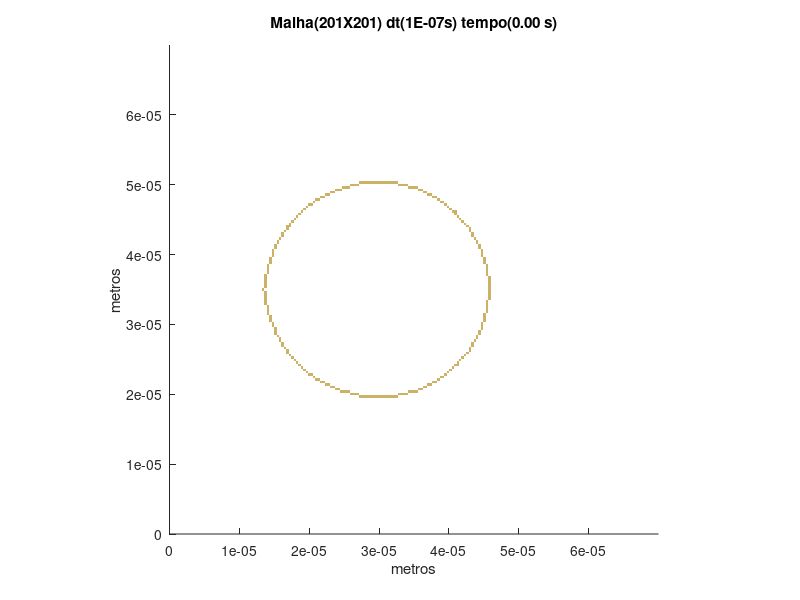

The MATLAB script that drew this image:
set (gca,'PlotBoxAspectRatio',[1 1 1],'Xlim',[0,7E-05],'Ylim',[0,7E-05])
hold on
title('Malha(201X201) dt(1E-07s) tempo(0.00 s)')
hold on
ylabel('metros')
hold on
xlabel('metros')
hold on

fill([2.71641791044776E-05 2.71641791044776E-05 2.75124378109453E-05 2.75124378109453E-05],[1.95024875621891E-05 1.98507462686567E-05 1.98507462686567E-05 1.95024875621891E-05],[0.8,0.7,0.4],'LineStyle','none')

fill([2.75124378109453E-05 2.75124378109453E-05 2.78606965174129E-05 2.78606965174129E-05],[1.95024875621891E-05 1.98507462686567E-05 1.98507462686567E-05 1.95024875621891E-05],[0.8,0.7,0.4],'LineStyle','none')

fill([2.78606965174129E-05 2.78606965174129E-05 2.82089552238806E-05 2.82089552238806E-05],[1.95024875621891E-05 1.98507462686567E-05 1.98507462686567E-05 1.95024875621891E-05],[0.8,0.7,0.4],'LineStyle','none')

fill([2.82089552238806E-05 2.82089552238806E-05 2.85572139303483E-05 2.85572139303483E-05],[1.95024875621891E-05 1.98507462686567E-05 1.98507462686567E-05 1.95024875621891E-05],[0.8,0.7,0.4],'LineStyle','none')

fill([2.85572139303483E-05 2.85572139303483E-05 2.89054726368159E-05 2.89054726368159E-05],[1.95024875621891E-05 1.98507462686567E-05 1.98507462686567E-05 1.95024875621891E-05],[0.8,0.7,0.4],'LineStyle','none')

fill([2.89054726368159E-05 2.89054726368159E-05 2.92537313432836E-05 2.92537313432836E-05],[1.95024875621891E-05 1.98507462686567E-05 1.98507462686567E-05 1.95024875621891E-05],[0.8,0.7,0.4],'LineStyle','none')

fill([2.92537313432836E-05 2.92537313432836E-05 2.96019900497512E-05 2.96019900497512E-05],[1.95024875621891E-05 1.98507462686567E-05 1.98507462686567E-05 1.95024875621891E-05],[0.8,0.7,0.4],'LineStyle','none')

fill([2.96019900497512E-05 2.96019900497512E-05 2.99502487562189E-05 2.99502487562189E-05],[1.95024875621891E-05 1.98507462686567E-05 1.98507462686567E-05 1.95024875621891E-05],[0.8,0.7,0.4],'LineStyle','none')

fill([2.99502487562189E-05 2.99502487562189E-05 3.02985074626866E-05 3.02985074626866E-05],[1.95024875621891E-05 1.98507462686567E-05 1.98507462686567E-05 1.95024875621891E-05],[0.8,0.7,0.4],'LineStyle','none')

fill([3.02985074626866E-05 3.02985074626866E-05 3.06467661691542E-05 3.06467661691542E-05],[1.95024875621891E-05 1.98507462686567E-05 1.98507462686567E-05 1.95024875621891E-05],[0.8,0.7,0.4],'LineStyle','none')

fill([3.06467661691542E-05 3.06467661691542E-05 3.09950248756219E-05 3.09950248756219E-05],[1.95024875621891E-05 1.98507462686567E-05 1.98507462686567E-05 1.95024875621891E-05],[0.8,0.7,0.4],'LineStyle','none')

fill([3.09950248756219E-05 3.09950248756219E-05 3.13432835820895E-05 3.13432835820895E-05],[1.95024875621891E-05 1.98507462686567E-05 1.98507462686567E-05 1.95024875621891E-05],[0.8,0.7,0.4],'LineStyle','none')

fill([3.13432835820895E-05 3.13432835820895E-05 3.16915422885572E-05 3.16915422885572E-05],[1.95024875621891E-05 1.98507462686567E-05 1.98507462686567E-05 1.95024875621891E-05],[0.8,0.7,0.4],'LineStyle','none')

fill([3.16915422885572E-05 3.16915422885572E-05 3.20398009950249E-05 3.20398009950249E-05],[1.95024875621891E-05 1.98507462686567E-05 1.98507462686567E-05 1.95024875621891E-05],[0.8,0.7,0.4],'LineStyle','none')

fill([3.20398009950249E-05 3.20398009950249E-05 3.23880597014925E-05 3.23880597014925E-05],[1.95024875621891E-05 1.98507462686567E-05 1.98507462686567E-05 1.95024875621891E-05],[0.8,0.7,0.4],'LineStyle','none')

fill([3.23880597014925E-05 3.23880597014925E-05 3.27363184079602E-05 3.27363184079602E-05],[1.95024875621891E-05 1.98507462686567E-05 1.98507462686567E-05 1.95024875621891E-05],[0.8,0.7,0.4],'LineStyle','none')

fill([2.5771144278607E-05 2.5771144278607E-05 2.61194029850746E-05 2.61194029850746E-05],[1.98507462686567E-05 2.01990049751244E-05 2.01990049751244E-05 1.98507462686567E-05],[0.8,0.7,0.4],'LineStyle','none')

fill([2.61194029850746E-05 2.61194029850746E-05 2.64676616915423E-05 2.64676616915423E-05],[1.98507462686567E-05 2.01990049751244E-05 2.01990049751244E-05 1.98507462686567E-05],[0.8,0.7,0.4],'LineStyle','none')

fill([2.64676616915423E-05 2.64676616915423E-05 2.68159203980099E-05 2.68159203980099E-05],[1.98507462686567E-05 2.01990049751244E-05 2.01990049751244E-05 1.98507462686567E-05],[0.8,0.7,0.4],'LineStyle','none')

fill([2.68159203980099E-05 2.68159203980099E-05 2.71641791044776E-05 2.71641791044776E-05],[1.98507462686567E-05 2.01990049751244E-05 2.01990049751244E-05 1.98507462686567E-05],[0.8,0.7,0.4],'LineStyle','none')

fill([3.27363184079602E-05 3.27363184079602E-05 3.30845771144279E-05 3.30845771144279E-05],[1.98507462686567E-05 2.01990049751244E-05 2.01990049751244E-05 1.98507462686567E-05],[0.8,0.7,0.4],'LineStyle','none')

fill([3.30845771144279E-05 3.30845771144279E-05 3.34328358208955E-05 3.34328358208955E-05],[1.98507462686567E-05 2.01990049751244E-05 2.01990049751244E-05 1.98507462686567E-05],[0.8,0.7,0.4],'LineStyle','none')

fill([3.34328358208955E-05 3.34328358208955E-05 3.37810945273632E-05 3.37810945273632E-05],[1.98507462686567E-05 2.01990049751244E-05 2.01990049751244E-05 1.98507462686567E-05],[0.8,0.7,0.4],'LineStyle','none')

fill([3.37810945273632E-05 3.37810945273632E-05 3.41293532338308E-05 3.41293532338308E-05],[1.98507462686567E-05 2.01990049751244E-05 2.01990049751244E-05 1.98507462686567E-05],[0.8,0.7,0.4],'LineStyle','none')

fill([2.43781094527363E-05 2.43781094527363E-05 2.4726368159204E-05 2.4726368159204E-05],[2.01990049751244E-05 2.0547263681592E-05 2.0547263681592E-05 2.01990049751244E-05],[0.8,0.7,0.4],'LineStyle','none')

fill([2.4726368159204E-05 2.4726368159204E-05 2.50746268656716E-05 2.50746268656716E-05],[2.01990049751244E-05 2.0547263681592E-05 2.0547263681592E-05 2.01990049751244E-05],[0.8,0.7,0.4],'LineStyle','none')

fill([2.50746268656716E-05 2.50746268656716E-05 2.54228855721393E-05 2.54228855721393E-05],[2.01990049751244E-05 2.0547263681592E-05 2.0547263681592E-05 2.01990049751244E-05],[0.8,0.7,0.4],'LineStyle','none')

fill([2.54228855721393E-05 2.54228855721393E-05 2.5771144278607E-05 2.5771144278607E-05],[2.01990049751244E-05 2.0547263681592E-05 2.0547263681592E-05 2.01990049751244E-05],[0.8,0.7,0.4],'LineStyle','none')

fill([3.41293532338308E-05 3.41293532338308E-05 3.44776119402985E-05 3.44776119402985E-05],[2.01990049751244E-05 2.0547263681592E-05 2.0547263681592E-05 2.01990049751244E-05],[0.8,0.7,0.4],'LineStyle','none')

fill([3.44776119402985E-05 3.44776119402985E-05 3.48258706467662E-05 3.48258706467662E-05],[2.01990049751244E-05 2.0547263681592E-05 2.0547263681592E-05 2.01990049751244E-05],[0.8,0.7,0.4],'LineStyle','none')

fill([3.48258706467662E-05 3.48258706467662E-05 3.51741293532338E-05 3.51741293532338E-05],[2.01990049751244E-05 2.0547263681592E-05 2.0547263681592E-05 2.01990049751244E-05],[0.8,0.7,0.4],'LineStyle','none')

fill([3.51741293532338E-05 3.51741293532338E-05 3.55223880597015E-05 3.55223880597015E-05],[2.01990049751244E-05 2.0547263681592E-05 2.0547263681592E-05 2.01990049751244E-05],[0.8,0.7,0.4],'LineStyle','none')

fill([2.3681592039801E-05 2.3681592039801E-05 2.40298507462687E-05 2.40298507462687E-05],[2.0547263681592E-05 2.08955223880597E-05 2.08955223880597E-05 2.0547263681592E-05],[0.8,0.7,0.4],'LineStyle','none')

fill([2.40298507462687E-05 2.40298507462687E-05 2.43781094527363E-05 2.43781094527363E-05],[2.0547263681592E-05 2.08955223880597E-05 2.08955223880597E-05 2.0547263681592E-05],[0.8,0.7,0.4],'LineStyle','none')

fill([3.55223880597015E-05 3.55223880597015E-05 3.58706467661692E-05 3.58706467661692E-05],[2.0547263681592E-05 2.08955223880597E-05 2.08955223880597E-05 2.0547263681592E-05],[0.8,0.7,0.4],'LineStyle','none')

fill([3.58706467661692E-05 3.58706467661692E-05 3.62189054726368E-05 3.62189054726368E-05],[2.0547263681592E-05 2.08955223880597E-05 2.08955223880597E-05 2.0547263681592E-05],[0.8,0.7,0.4],'LineStyle','none')

fill([2.29850746268657E-05 2.29850746268657E-05 2.33333333333333E-05 2.33333333333333E-05],[2.08955223880597E-05 2.12437810945274E-05 2.12437810945274E-05 2.08955223880597E-05],[0.8,0.7,0.4],'LineStyle','none')

fill([2.33333333333333E-05 2.33333333333333E-05 2.3681592039801E-05 2.3681592039801E-05],[2.08955223880597E-05 2.12437810945274E-05 2.12437810945274E-05 2.08955223880597E-05],[0.8,0.7,0.4],'LineStyle','none')

fill([3.62189054726368E-05 3.62189054726368E-05 3.65671641791045E-05 3.65671641791045E-05],[2.08955223880597E-05 2.12437810945274E-05 2.12437810945274E-05 2.08955223880597E-05],[0.8,0.7,0.4],'LineStyle','none')

fill([3.65671641791045E-05 3.65671641791045E-05 3.69154228855721E-05 3.69154228855721E-05],[2.08955223880597E-05 2.12437810945274E-05 2.12437810945274E-05 2.08955223880597E-05],[0.8,0.7,0.4],'LineStyle','none')

fill([2.22885572139303E-05 2.22885572139303E-05 2.2636815920398E-05 2.2636815920398E-05],[2.12437810945274E-05 2.1592039800995E-05 2.1592039800995E-05 2.12437810945274E-05],[0.8,0.7,0.4],'LineStyle','none')

fill([2.2636815920398E-05 2.2636815920398E-05 2.29850746268657E-05 2.29850746268657E-05],[2.12437810945274E-05 2.1592039800995E-05 2.1592039800995E-05 2.12437810945274E-05],[0.8,0.7,0.4],'LineStyle','none')

fill([3.69154228855721E-05 3.69154228855721E-05 3.72636815920398E-05 3.72636815920398E-05],[2.12437810945274E-05 2.1592039800995E-05 2.1592039800995E-05 2.12437810945274E-05],[0.8,0.7,0.4],'LineStyle','none')

fill([3.72636815920398E-05 3.72636815920398E-05 3.76119402985075E-05 3.76119402985075E-05],[2.12437810945274E-05 2.1592039800995E-05 2.1592039800995E-05 2.12437810945274E-05],[0.8,0.7,0.4],'LineStyle','none')

fill([2.1592039800995E-05 2.1592039800995E-05 2.19402985074627E-05 2.19402985074627E-05],[2.1592039800995E-05 2.19402985074627E-05 2.19402985074627E-05 2.1592039800995E-05],[0.8,0.7,0.4],'LineStyle','none')

fill([2.19402985074627E-05 2.19402985074627E-05 2.22885572139303E-05 2.22885572139303E-05],[2.1592039800995E-05 2.19402985074627E-05 2.19402985074627E-05 2.1592039800995E-05],[0.8,0.7,0.4],'LineStyle','none')

fill([3.76119402985075E-05 3.76119402985075E-05 3.79601990049751E-05 3.79601990049751E-05],[2.1592039800995E-05 2.19402985074627E-05 2.19402985074627E-05 2.1592039800995E-05],[0.8,0.7,0.4],'LineStyle','none')

fill([3.79601990049751E-05 3.79601990049751E-05 3.83084577114428E-05 3.83084577114428E-05],[2.1592039800995E-05 2.19402985074627E-05 2.19402985074627E-05 2.1592039800995E-05],[0.8,0.7,0.4],'LineStyle','none')

fill([2.08955223880597E-05 2.08955223880597E-05 2.12437810945274E-05 2.12437810945274E-05],[2.19402985074627E-05 2.22885572139303E-05 2.22885572139303E-05 2.19402985074627E-05],[0.8,0.7,0.4],'LineStyle','none')

fill([2.12437810945274E-05 2.12437810945274E-05 2.1592039800995E-05 2.1592039800995E-05],[2.19402985074627E-05 2.22885572139303E-05 2.22885572139303E-05 2.19402985074627E-05],[0.8,0.7,0.4],'LineStyle','none')

fill([3.83084577114428E-05 3.83084577114428E-05 3.86567164179104E-05 3.86567164179104E-05],[2.19402985074627E-05 2.22885572139303E-05 2.22885572139303E-05 2.19402985074627E-05],[0.8,0.7,0.4],'LineStyle','none')

fill([2.0547263681592E-05 2.0547263681592E-05 2.08955223880597E-05 2.08955223880597E-05],[2.22885572139303E-05 2.2636815920398E-05 2.2636815920398E-05 2.22885572139303E-05],[0.8,0.7,0.4],'LineStyle','none')

fill([3.86567164179104E-05 3.86567164179104E-05 3.90049751243781E-05 3.90049751243781E-05],[2.22885572139303E-05 2.2636815920398E-05 2.2636815920398E-05 2.22885572139303E-05],[0.8,0.7,0.4],'LineStyle','none')

fill([3.90049751243781E-05 3.90049751243781E-05 3.93532338308458E-05 3.93532338308458E-05],[2.22885572139303E-05 2.2636815920398E-05 2.2636815920398E-05 2.22885572139303E-05],[0.8,0.7,0.4],'LineStyle','none')

fill([1.98507462686567E-05 1.98507462686567E-05 2.01990049751244E-05 2.01990049751244E-05],[2.2636815920398E-05 2.29850746268657E-05 2.29850746268657E-05 2.2636815920398E-05],[0.8,0.7,0.4],'LineStyle','none')

fill([2.01990049751244E-05 2.01990049751244E-05 2.0547263681592E-05 2.0547263681592E-05],[2.2636815920398E-05 2.29850746268657E-05 2.29850746268657E-05 2.2636815920398E-05],[0.8,0.7,0.4],'LineStyle','none')

fill([3.93532338308458E-05 3.93532338308458E-05 3.97014925373134E-05 3.97014925373134E-05],[2.2636815920398E-05 2.29850746268657E-05 2.29850746268657E-05 2.2636815920398E-05],[0.8,0.7,0.4],'LineStyle','none')

fill([1.95024875621891E-05 1.95024875621891E-05 1.98507462686567E-05 1.98507462686567E-05],[2.29850746268657E-05 2.33333333333333E-05 2.33333333333333E-05 2.29850746268657E-05],[0.8,0.7,0.4],'LineStyle','none')

fill([3.97014925373134E-05 3.97014925373134E-05 4.00497512437811E-05 4.00497512437811E-05],[2.29850746268657E-05 2.33333333333333E-05 2.33333333333333E-05 2.29850746268657E-05],[0.8,0.7,0.4],'LineStyle','none')

fill([1.91542288557214E-05 1.91542288557214E-05 1.95024875621891E-05 1.95024875621891E-05],[2.33333333333333E-05 2.3681592039801E-05 2.3681592039801E-05 2.33333333333333E-05],[0.8,0.7,0.4],'LineStyle','none')

fill([4.00497512437811E-05 4.00497512437811E-05 4.03980099502488E-05 4.03980099502488E-05],[2.33333333333333E-05 2.3681592039801E-05 2.3681592039801E-05 2.33333333333333E-05],[0.8,0.7,0.4],'LineStyle','none')

fill([1.88059701492537E-05 1.88059701492537E-05 1.91542288557214E-05 1.91542288557214E-05],[2.3681592039801E-05 2.40298507462687E-05 2.40298507462687E-05 2.3681592039801E-05],[0.8,0.7,0.4],'LineStyle','none')

fill([4.03980099502488E-05 4.03980099502488E-05 4.07462686567164E-05 4.07462686567164E-05],[2.3681592039801E-05 2.40298507462687E-05 2.40298507462687E-05 2.3681592039801E-05],[0.8,0.7,0.4],'LineStyle','none')

fill([1.84577114427861E-05 1.84577114427861E-05 1.88059701492537E-05 1.88059701492537E-05],[2.40298507462687E-05 2.43781094527363E-05 2.43781094527363E-05 2.40298507462687E-05],[0.8,0.7,0.4],'LineStyle','none')

fill([4.07462686567164E-05 4.07462686567164E-05 4.10945273631841E-05 4.10945273631841E-05],[2.40298507462687E-05 2.43781094527363E-05 2.43781094527363E-05 2.40298507462687E-05],[0.8,0.7,0.4],'LineStyle','none')

fill([4.10945273631841E-05 4.10945273631841E-05 4.14427860696517E-05 4.14427860696517E-05],[2.40298507462687E-05 2.43781094527363E-05 2.43781094527363E-05 2.40298507462687E-05],[0.8,0.7,0.4],'LineStyle','none')

fill([1.81094527363184E-05 1.81094527363184E-05 1.84577114427861E-05 1.84577114427861E-05],[2.43781094527363E-05 2.4726368159204E-05 2.4726368159204E-05 2.43781094527363E-05],[0.8,0.7,0.4],'LineStyle','none')

fill([4.10945273631841E-05 4.10945273631841E-05 4.14427860696517E-05 4.14427860696517E-05],[2.43781094527363E-05 2.4726368159204E-05 2.4726368159204E-05 2.43781094527363E-05],[0.8,0.7,0.4],'LineStyle','none')

fill([1.77611940298507E-05 1.77611940298507E-05 1.81094527363184E-05 1.81094527363184E-05],[2.4726368159204E-05 2.50746268656716E-05 2.50746268656716E-05 2.4726368159204E-05],[0.8,0.7,0.4],'LineStyle','none')

fill([4.14427860696517E-05 4.14427860696517E-05 4.17910447761194E-05 4.17910447761194E-05],[2.4726368159204E-05 2.50746268656716E-05 2.50746268656716E-05 2.4726368159204E-05],[0.8,0.7,0.4],'LineStyle','none')

fill([1.74129353233831E-05 1.74129353233831E-05 1.77611940298507E-05 1.77611940298507E-05],[2.50746268656716E-05 2.54228855721393E-05 2.54228855721393E-05 2.50746268656716E-05],[0.8,0.7,0.4],'LineStyle','none')

fill([4.17910447761194E-05 4.17910447761194E-05 4.21393034825871E-05 4.21393034825871E-05],[2.50746268656716E-05 2.54228855721393E-05 2.54228855721393E-05 2.50746268656716E-05],[0.8,0.7,0.4],'LineStyle','none')

fill([1.70646766169154E-05 1.70646766169154E-05 1.74129353233831E-05 1.74129353233831E-05],[2.54228855721393E-05 2.5771144278607E-05 2.5771144278607E-05 2.54228855721393E-05],[0.8,0.7,0.4],'LineStyle','none')

fill([4.21393034825871E-05 4.21393034825871E-05 4.24875621890547E-05 4.24875621890547E-05],[2.54228855721393E-05 2.5771144278607E-05 2.5771144278607E-05 2.54228855721393E-05],[0.8,0.7,0.4],'LineStyle','none')

fill([1.67164179104478E-05 1.67164179104478E-05 1.70646766169154E-05 1.70646766169154E-05],[2.5771144278607E-05 2.61194029850746E-05 2.61194029850746E-05 2.5771144278607E-05],[0.8,0.7,0.4],'LineStyle','none')

fill([4.24875621890547E-05 4.24875621890547E-05 4.28358208955224E-05 4.28358208955224E-05],[2.5771144278607E-05 2.61194029850746E-05 2.61194029850746E-05 2.5771144278607E-05],[0.8,0.7,0.4],'LineStyle','none')

fill([1.67164179104478E-05 1.67164179104478E-05 1.70646766169154E-05 1.70646766169154E-05],[2.61194029850746E-05 2.64676616915423E-05 2.64676616915423E-05 2.61194029850746E-05],[0.8,0.7,0.4],'LineStyle','none')

fill([4.28358208955224E-05 4.28358208955224E-05 4.318407960199E-05 4.318407960199E-05],[2.61194029850746E-05 2.64676616915423E-05 2.64676616915423E-05 2.61194029850746E-05],[0.8,0.7,0.4],'LineStyle','none')

fill([1.63681592039801E-05 1.63681592039801E-05 1.67164179104478E-05 1.67164179104478E-05],[2.64676616915423E-05 2.68159203980099E-05 2.68159203980099E-05 2.64676616915423E-05],[0.8,0.7,0.4],'LineStyle','none')

fill([4.28358208955224E-05 4.28358208955224E-05 4.318407960199E-05 4.318407960199E-05],[2.64676616915423E-05 2.68159203980099E-05 2.68159203980099E-05 2.64676616915423E-05],[0.8,0.7,0.4],'LineStyle','none')

fill([1.60199004975124E-05 1.60199004975124E-05 1.63681592039801E-05 1.63681592039801E-05],[2.68159203980099E-05 2.71641791044776E-05 2.71641791044776E-05 2.68159203980099E-05],[0.8,0.7,0.4],'LineStyle','none')

fill([4.318407960199E-05 4.318407960199E-05 4.35323383084577E-05 4.35323383084577E-05],[2.68159203980099E-05 2.71641791044776E-05 2.71641791044776E-05 2.68159203980099E-05],[0.8,0.7,0.4],'LineStyle','none')

fill([1.60199004975124E-05 1.60199004975124E-05 1.63681592039801E-05 1.63681592039801E-05],[2.71641791044776E-05 2.75124378109453E-05 2.75124378109453E-05 2.71641791044776E-05],[0.8,0.7,0.4],'LineStyle','none')

fill([4.318407960199E-05 4.318407960199E-05 4.35323383084577E-05 4.35323383084577E-05],[2.71641791044776E-05 2.75124378109453E-05 2.75124378109453E-05 2.71641791044776E-05],[0.8,0.7,0.4],'LineStyle','none')

fill([1.56716417910448E-05 1.56716417910448E-05 1.60199004975124E-05 1.60199004975124E-05],[2.75124378109453E-05 2.78606965174129E-05 2.78606965174129E-05 2.75124378109453E-05],[0.8,0.7,0.4],'LineStyle','none')

fill([4.35323383084577E-05 4.35323383084577E-05 4.38805970149254E-05 4.38805970149254E-05],[2.75124378109453E-05 2.78606965174129E-05 2.78606965174129E-05 2.75124378109453E-05],[0.8,0.7,0.4],'LineStyle','none')

fill([1.56716417910448E-05 1.56716417910448E-05 1.60199004975124E-05 1.60199004975124E-05],[2.78606965174129E-05 2.82089552238806E-05 2.82089552238806E-05 2.78606965174129E-05],[0.8,0.7,0.4],'LineStyle','none')

fill([4.38805970149254E-05 4.38805970149254E-05 4.4228855721393E-05 4.4228855721393E-05],[2.78606965174129E-05 2.82089552238806E-05 2.82089552238806E-05 2.78606965174129E-05],[0.8,0.7,0.4],'LineStyle','none')

fill([1.53233830845771E-05 1.53233830845771E-05 1.56716417910448E-05 1.56716417910448E-05],[2.82089552238806E-05 2.85572139303483E-05 2.85572139303483E-05 2.82089552238806E-05],[0.8,0.7,0.4],'LineStyle','none')

fill([4.38805970149254E-05 4.38805970149254E-05 4.4228855721393E-05 4.4228855721393E-05],[2.82089552238806E-05 2.85572139303483E-05 2.85572139303483E-05 2.82089552238806E-05],[0.8,0.7,0.4],'LineStyle','none')

fill([1.49751243781095E-05 1.49751243781095E-05 1.53233830845771E-05 1.53233830845771E-05],[2.85572139303483E-05 2.89054726368159E-05 2.89054726368159E-05 2.85572139303483E-05],[0.8,0.7,0.4],'LineStyle','none')

fill([4.4228855721393E-05 4.4228855721393E-05 4.45771144278607E-05 4.45771144278607E-05],[2.85572139303483E-05 2.89054726368159E-05 2.89054726368159E-05 2.85572139303483E-05],[0.8,0.7,0.4],'LineStyle','none')

fill([1.49751243781095E-05 1.49751243781095E-05 1.53233830845771E-05 1.53233830845771E-05],[2.89054726368159E-05 2.92537313432836E-05 2.92537313432836E-05 2.89054726368159E-05],[0.8,0.7,0.4],'LineStyle','none')

fill([4.4228855721393E-05 4.4228855721393E-05 4.45771144278607E-05 4.45771144278607E-05],[2.89054726368159E-05 2.92537313432836E-05 2.92537313432836E-05 2.89054726368159E-05],[0.8,0.7,0.4],'LineStyle','none')

fill([1.49751243781095E-05 1.49751243781095E-05 1.53233830845771E-05 1.53233830845771E-05],[2.92537313432836E-05 2.96019900497512E-05 2.96019900497512E-05 2.92537313432836E-05],[0.8,0.7,0.4],'LineStyle','none')

fill([4.45771144278607E-05 4.45771144278607E-05 4.49253731343284E-05 4.49253731343284E-05],[2.92537313432836E-05 2.96019900497512E-05 2.96019900497512E-05 2.92537313432836E-05],[0.8,0.7,0.4],'LineStyle','none')

fill([1.46268656716418E-05 1.46268656716418E-05 1.49751243781095E-05 1.49751243781095E-05],[2.96019900497512E-05 2.99502487562189E-05 2.99502487562189E-05 2.96019900497512E-05],[0.8,0.7,0.4],'LineStyle','none')

fill([4.45771144278607E-05 4.45771144278607E-05 4.49253731343284E-05 4.49253731343284E-05],[2.96019900497512E-05 2.99502487562189E-05 2.99502487562189E-05 2.96019900497512E-05],[0.8,0.7,0.4],'LineStyle','none')

fill([1.46268656716418E-05 1.46268656716418E-05 1.49751243781095E-05 1.49751243781095E-05],[2.99502487562189E-05 3.02985074626866E-05 3.02985074626866E-05 2.99502487562189E-05],[0.8,0.7,0.4],'LineStyle','none')

fill([4.45771144278607E-05 4.45771144278607E-05 4.49253731343284E-05 4.49253731343284E-05],[2.99502487562189E-05 3.02985074626866E-05 3.02985074626866E-05 2.99502487562189E-05],[0.8,0.7,0.4],'LineStyle','none')

fill([1.42786069651741E-05 1.42786069651741E-05 1.46268656716418E-05 1.46268656716418E-05],[3.02985074626866E-05 3.06467661691542E-05 3.06467661691542E-05 3.02985074626866E-05],[0.8,0.7,0.4],'LineStyle','none')

fill([4.49253731343284E-05 4.49253731343284E-05 4.5273631840796E-05 4.5273631840796E-05],[3.02985074626866E-05 3.06467661691542E-05 3.06467661691542E-05 3.02985074626866E-05],[0.8,0.7,0.4],'LineStyle','none')

fill([1.42786069651741E-05 1.42786069651741E-05 1.46268656716418E-05 1.46268656716418E-05],[3.06467661691542E-05 3.09950248756219E-05 3.09950248756219E-05 3.06467661691542E-05],[0.8,0.7,0.4],'LineStyle','none')

fill([4.49253731343284E-05 4.49253731343284E-05 4.5273631840796E-05 4.5273631840796E-05],[3.06467661691542E-05 3.09950248756219E-05 3.09950248756219E-05 3.06467661691542E-05],[0.8,0.7,0.4],'LineStyle','none')

fill([1.42786069651741E-05 1.42786069651741E-05 1.46268656716418E-05 1.46268656716418E-05],[3.09950248756219E-05 3.13432835820895E-05 3.13432835820895E-05 3.09950248756219E-05],[0.8,0.7,0.4],'LineStyle','none')

fill([4.49253731343284E-05 4.49253731343284E-05 4.5273631840796E-05 4.5273631840796E-05],[3.09950248756219E-05 3.13432835820895E-05 3.13432835820895E-05 3.09950248756219E-05],[0.8,0.7,0.4],'LineStyle','none')

fill([1.39303482587065E-05 1.39303482587065E-05 1.42786069651741E-05 1.42786069651741E-05],[3.13432835820895E-05 3.16915422885572E-05 3.16915422885572E-05 3.13432835820895E-05],[0.8,0.7,0.4],'LineStyle','none')

fill([4.49253731343284E-05 4.49253731343284E-05 4.5273631840796E-05 4.5273631840796E-05],[3.13432835820895E-05 3.16915422885572E-05 3.16915422885572E-05 3.13432835820895E-05],[0.8,0.7,0.4],'LineStyle','none')

fill([1.39303482587065E-05 1.39303482587065E-05 1.42786069651741E-05 1.42786069651741E-05],[3.16915422885572E-05 3.20398009950249E-05 3.20398009950249E-05 3.16915422885572E-05],[0.8,0.7,0.4],'LineStyle','none')

fill([4.5273631840796E-05 4.5273631840796E-05 4.56218905472637E-05 4.56218905472637E-05],[3.16915422885572E-05 3.20398009950249E-05 3.20398009950249E-05 3.16915422885572E-05],[0.8,0.7,0.4],'LineStyle','none')

fill([1.39303482587065E-05 1.39303482587065E-05 1.42786069651741E-05 1.42786069651741E-05],[3.20398009950249E-05 3.23880597014925E-05 3.23880597014925E-05 3.20398009950249E-05],[0.8,0.7,0.4],'LineStyle','none')

fill([4.5273631840796E-05 4.5273631840796E-05 4.56218905472637E-05 4.56218905472637E-05],[3.20398009950249E-05 3.23880597014925E-05 3.23880597014925E-05 3.20398009950249E-05],[0.8,0.7,0.4],'LineStyle','none')

fill([1.39303482587065E-05 1.39303482587065E-05 1.42786069651741E-05 1.42786069651741E-05],[3.23880597014925E-05 3.27363184079602E-05 3.27363184079602E-05 3.23880597014925E-05],[0.8,0.7,0.4],'LineStyle','none')

fill([4.5273631840796E-05 4.5273631840796E-05 4.56218905472637E-05 4.56218905472637E-05],[3.23880597014925E-05 3.27363184079602E-05 3.27363184079602E-05 3.23880597014925E-05],[0.8,0.7,0.4],'LineStyle','none')

fill([1.35820895522388E-05 1.35820895522388E-05 1.39303482587065E-05 1.39303482587065E-05],[3.27363184079602E-05 3.30845771144279E-05 3.30845771144279E-05 3.27363184079602E-05],[0.8,0.7,0.4],'LineStyle','none')

fill([4.5273631840796E-05 4.5273631840796E-05 4.56218905472637E-05 4.56218905472637E-05],[3.27363184079602E-05 3.30845771144279E-05 3.30845771144279E-05 3.27363184079602E-05],[0.8,0.7,0.4],'LineStyle','none')

fill([1.35820895522388E-05 1.35820895522388E-05 1.39303482587065E-05 1.39303482587065E-05],[3.30845771144279E-05 3.34328358208955E-05 3.34328358208955E-05 3.30845771144279E-05],[0.8,0.7,0.4],'LineStyle','none')

fill([4.5273631840796E-05 4.5273631840796E-05 4.56218905472637E-05 4.56218905472637E-05],[3.30845771144279E-05 3.34328358208955E-05 3.34328358208955E-05 3.30845771144279E-05],[0.8,0.7,0.4],'LineStyle','none')

fill([1.35820895522388E-05 1.35820895522388E-05 1.39303482587065E-05 1.39303482587065E-05],[3.34328358208955E-05 3.37810945273632E-05 3.37810945273632E-05 3.34328358208955E-05],[0.8,0.7,0.4],'LineStyle','none')

fill([4.56218905472637E-05 4.56218905472637E-05 4.59701492537313E-05 4.59701492537313E-05],[3.34328358208955E-05 3.37810945273632E-05 3.37810945273632E-05 3.34328358208955E-05],[0.8,0.7,0.4],'LineStyle','none')

fill([1.35820895522388E-05 1.35820895522388E-05 1.39303482587065E-05 1.39303482587065E-05],[3.37810945273632E-05 3.41293532338308E-05 3.41293532338308E-05 3.37810945273632E-05],[0.8,0.7,0.4],'LineStyle','none')

fill([4.56218905472637E-05 4.56218905472637E-05 4.59701492537313E-05 4.59701492537313E-05],[3.37810945273632E-05 3.41293532338308E-05 3.41293532338308E-05 3.37810945273632E-05],[0.8,0.7,0.4],'LineStyle','none')

fill([1.35820895522388E-05 1.35820895522388E-05 1.39303482587065E-05 1.39303482587065E-05],[3.41293532338308E-05 3.44776119402985E-05 3.44776119402985E-05 3.41293532338308E-05],[0.8,0.7,0.4],'LineStyle','none')

fill([4.56218905472637E-05 4.56218905472637E-05 4.59701492537313E-05 4.59701492537313E-05],[3.41293532338308E-05 3.44776119402985E-05 3.44776119402985E-05 3.41293532338308E-05],[0.8,0.7,0.4],'LineStyle','none')

fill([1.35820895522388E-05 1.35820895522388E-05 1.39303482587065E-05 1.39303482587065E-05],[3.44776119402985E-05 3.48258706467662E-05 3.48258706467662E-05 3.44776119402985E-05],[0.8,0.7,0.4],'LineStyle','none')

fill([4.56218905472637E-05 4.56218905472637E-05 4.59701492537313E-05 4.59701492537313E-05],[3.44776119402985E-05 3.48258706467662E-05 3.48258706467662E-05 3.44776119402985E-05],[0.8,0.7,0.4],'LineStyle','none')

fill([1.32338308457711E-05 1.32338308457711E-05 1.35820895522388E-05 1.35820895522388E-05],[3.48258706467662E-05 3.51741293532338E-05 3.51741293532338E-05 3.48258706467662E-05],[0.8,0.7,0.4],'LineStyle','none')

fill([4.56218905472637E-05 4.56218905472637E-05 4.59701492537313E-05 4.59701492537313E-05],[3.48258706467662E-05 3.51741293532338E-05 3.51741293532338E-05 3.48258706467662E-05],[0.8,0.7,0.4],'LineStyle','none')

fill([1.35820895522388E-05 1.35820895522388E-05 1.39303482587065E-05 1.39303482587065E-05],[3.51741293532338E-05 3.55223880597015E-05 3.55223880597015E-05 3.51741293532338E-05],[0.8,0.7,0.4],'LineStyle','none')

fill([4.56218905472637E-05 4.56218905472637E-05 4.59701492537313E-05 4.59701492537313E-05],[3.51741293532338E-05 3.55223880597015E-05 3.55223880597015E-05 3.51741293532338E-05],[0.8,0.7,0.4],'LineStyle','none')

fill([1.35820895522388E-05 1.35820895522388E-05 1.39303482587065E-05 1.39303482587065E-05],[3.55223880597015E-05 3.58706467661692E-05 3.58706467661692E-05 3.55223880597015E-05],[0.8,0.7,0.4],'LineStyle','none')

fill([4.56218905472637E-05 4.56218905472637E-05 4.59701492537313E-05 4.59701492537313E-05],[3.55223880597015E-05 3.58706467661692E-05 3.58706467661692E-05 3.55223880597015E-05],[0.8,0.7,0.4],'LineStyle','none')

fill([1.35820895522388E-05 1.35820895522388E-05 1.39303482587065E-05 1.39303482587065E-05],[3.58706467661692E-05 3.62189054726368E-05 3.62189054726368E-05 3.58706467661692E-05],[0.8,0.7,0.4],'LineStyle','none')

fill([4.56218905472637E-05 4.56218905472637E-05 4.59701492537313E-05 4.59701492537313E-05],[3.58706467661692E-05 3.62189054726368E-05 3.62189054726368E-05 3.58706467661692E-05],[0.8,0.7,0.4],'LineStyle','none')

fill([1.35820895522388E-05 1.35820895522388E-05 1.39303482587065E-05 1.39303482587065E-05],[3.62189054726368E-05 3.65671641791045E-05 3.65671641791045E-05 3.62189054726368E-05],[0.8,0.7,0.4],'LineStyle','none')

fill([4.56218905472637E-05 4.56218905472637E-05 4.59701492537313E-05 4.59701492537313E-05],[3.62189054726368E-05 3.65671641791045E-05 3.65671641791045E-05 3.62189054726368E-05],[0.8,0.7,0.4],'LineStyle','none')

fill([1.35820895522388E-05 1.35820895522388E-05 1.39303482587065E-05 1.39303482587065E-05],[3.65671641791045E-05 3.69154228855721E-05 3.69154228855721E-05 3.65671641791045E-05],[0.8,0.7,0.4],'LineStyle','none')

fill([4.56218905472637E-05 4.56218905472637E-05 4.59701492537313E-05 4.59701492537313E-05],[3.65671641791045E-05 3.69154228855721E-05 3.69154228855721E-05 3.65671641791045E-05],[0.8,0.7,0.4],'LineStyle','none')

fill([1.35820895522388E-05 1.35820895522388E-05 1.39303482587065E-05 1.39303482587065E-05],[3.69154228855721E-05 3.72636815920398E-05 3.72636815920398E-05 3.69154228855721E-05],[0.8,0.7,0.4],'LineStyle','none')

fill([4.5273631840796E-05 4.5273631840796E-05 4.56218905472637E-05 4.56218905472637E-05],[3.69154228855721E-05 3.72636815920398E-05 3.72636815920398E-05 3.69154228855721E-05],[0.8,0.7,0.4],'LineStyle','none')

fill([1.39303482587065E-05 1.39303482587065E-05 1.42786069651741E-05 1.42786069651741E-05],[3.72636815920398E-05 3.76119402985075E-05 3.76119402985075E-05 3.72636815920398E-05],[0.8,0.7,0.4],'LineStyle','none')

fill([4.5273631840796E-05 4.5273631840796E-05 4.56218905472637E-05 4.56218905472637E-05],[3.72636815920398E-05 3.76119402985075E-05 3.76119402985075E-05 3.72636815920398E-05],[0.8,0.7,0.4],'LineStyle','none')

fill([1.39303482587065E-05 1.39303482587065E-05 1.42786069651741E-05 1.42786069651741E-05],[3.76119402985075E-05 3.79601990049751E-05 3.79601990049751E-05 3.76119402985075E-05],[0.8,0.7,0.4],'LineStyle','none')

fill([4.5273631840796E-05 4.5273631840796E-05 4.56218905472637E-05 4.56218905472637E-05],[3.76119402985075E-05 3.79601990049751E-05 3.79601990049751E-05 3.76119402985075E-05],[0.8,0.7,0.4],'LineStyle','none')

fill([1.39303482587065E-05 1.39303482587065E-05 1.42786069651741E-05 1.42786069651741E-05],[3.79601990049751E-05 3.83084577114428E-05 3.83084577114428E-05 3.79601990049751E-05],[0.8,0.7,0.4],'LineStyle','none')

fill([4.5273631840796E-05 4.5273631840796E-05 4.56218905472637E-05 4.56218905472637E-05],[3.79601990049751E-05 3.83084577114428E-05 3.83084577114428E-05 3.79601990049751E-05],[0.8,0.7,0.4],'LineStyle','none')

fill([1.39303482587065E-05 1.39303482587065E-05 1.42786069651741E-05 1.42786069651741E-05],[3.83084577114428E-05 3.86567164179104E-05 3.86567164179104E-05 3.83084577114428E-05],[0.8,0.7,0.4],'LineStyle','none')

fill([4.5273631840796E-05 4.5273631840796E-05 4.56218905472637E-05 4.56218905472637E-05],[3.83084577114428E-05 3.86567164179104E-05 3.86567164179104E-05 3.83084577114428E-05],[0.8,0.7,0.4],'LineStyle','none')

fill([1.42786069651741E-05 1.42786069651741E-05 1.46268656716418E-05 1.46268656716418E-05],[3.86567164179104E-05 3.90049751243781E-05 3.90049751243781E-05 3.86567164179104E-05],[0.8,0.7,0.4],'LineStyle','none')

fill([4.49253731343284E-05 4.49253731343284E-05 4.5273631840796E-05 4.5273631840796E-05],[3.86567164179104E-05 3.90049751243781E-05 3.90049751243781E-05 3.86567164179104E-05],[0.8,0.7,0.4],'LineStyle','none')

fill([1.42786069651741E-05 1.42786069651741E-05 1.46268656716418E-05 1.46268656716418E-05],[3.90049751243781E-05 3.93532338308458E-05 3.93532338308458E-05 3.90049751243781E-05],[0.8,0.7,0.4],'LineStyle','none')

fill([4.49253731343284E-05 4.49253731343284E-05 4.5273631840796E-05 4.5273631840796E-05],[3.90049751243781E-05 3.93532338308458E-05 3.93532338308458E-05 3.90049751243781E-05],[0.8,0.7,0.4],'LineStyle','none')

fill([1.42786069651741E-05 1.42786069651741E-05 1.46268656716418E-05 1.46268656716418E-05],[3.93532338308458E-05 3.97014925373134E-05 3.97014925373134E-05 3.93532338308458E-05],[0.8,0.7,0.4],'LineStyle','none')

fill([4.49253731343284E-05 4.49253731343284E-05 4.5273631840796E-05 4.5273631840796E-05],[3.93532338308458E-05 3.97014925373134E-05 3.97014925373134E-05 3.93532338308458E-05],[0.8,0.7,0.4],'LineStyle','none')

fill([1.46268656716418E-05 1.46268656716418E-05 1.49751243781095E-05 1.49751243781095E-05],[3.97014925373134E-05 4.00497512437811E-05 4.00497512437811E-05 3.97014925373134E-05],[0.8,0.7,0.4],'LineStyle','none')

fill([4.45771144278607E-05 4.45771144278607E-05 4.49253731343284E-05 4.49253731343284E-05],[3.97014925373134E-05 4.00497512437811E-05 4.00497512437811E-05 3.97014925373134E-05],[0.8,0.7,0.4],'LineStyle','none')

fill([1.46268656716418E-05 1.46268656716418E-05 1.49751243781095E-05 1.49751243781095E-05],[4.00497512437811E-05 4.03980099502488E-05 4.03980099502488E-05 4.00497512437811E-05],[0.8,0.7,0.4],'LineStyle','none')

fill([4.45771144278607E-05 4.45771144278607E-05 4.49253731343284E-05 4.49253731343284E-05],[4.00497512437811E-05 4.03980099502488E-05 4.03980099502488E-05 4.00497512437811E-05],[0.8,0.7,0.4],'LineStyle','none')

fill([1.46268656716418E-05 1.46268656716418E-05 1.49751243781095E-05 1.49751243781095E-05],[4.03980099502488E-05 4.07462686567164E-05 4.07462686567164E-05 4.03980099502488E-05],[0.8,0.7,0.4],'LineStyle','none')

fill([4.45771144278607E-05 4.45771144278607E-05 4.49253731343284E-05 4.49253731343284E-05],[4.03980099502488E-05 4.07462686567164E-05 4.07462686567164E-05 4.03980099502488E-05],[0.8,0.7,0.4],'LineStyle','none')

fill([1.49751243781095E-05 1.49751243781095E-05 1.53233830845771E-05 1.53233830845771E-05],[4.07462686567164E-05 4.10945273631841E-05 4.10945273631841E-05 4.07462686567164E-05],[0.8,0.7,0.4],'LineStyle','none')

fill([4.4228855721393E-05 4.4228855721393E-05 4.45771144278607E-05 4.45771144278607E-05],[4.07462686567164E-05 4.10945273631841E-05 4.10945273631841E-05 4.07462686567164E-05],[0.8,0.7,0.4],'LineStyle','none')

fill([1.49751243781095E-05 1.49751243781095E-05 1.53233830845771E-05 1.53233830845771E-05],[4.10945273631841E-05 4.14427860696517E-05 4.14427860696517E-05 4.10945273631841E-05],[0.8,0.7,0.4],'LineStyle','none')

fill([4.4228855721393E-05 4.4228855721393E-05 4.45771144278607E-05 4.45771144278607E-05],[4.10945273631841E-05 4.14427860696517E-05 4.14427860696517E-05 4.10945273631841E-05],[0.8,0.7,0.4],'LineStyle','none')

fill([1.53233830845771E-05 1.53233830845771E-05 1.56716417910448E-05 1.56716417910448E-05],[4.14427860696517E-05 4.17910447761194E-05 4.17910447761194E-05 4.14427860696517E-05],[0.8,0.7,0.4],'LineStyle','none')

fill([4.38805970149254E-05 4.38805970149254E-05 4.4228855721393E-05 4.4228855721393E-05],[4.14427860696517E-05 4.17910447761194E-05 4.17910447761194E-05 4.14427860696517E-05],[0.8,0.7,0.4],'LineStyle','none')

fill([1.53233830845771E-05 1.53233830845771E-05 1.56716417910448E-05 1.56716417910448E-05],[4.17910447761194E-05 4.21393034825871E-05 4.21393034825871E-05 4.17910447761194E-05],[0.8,0.7,0.4],'LineStyle','none')

fill([4.38805970149254E-05 4.38805970149254E-05 4.4228855721393E-05 4.4228855721393E-05],[4.17910447761194E-05 4.21393034825871E-05 4.21393034825871E-05 4.17910447761194E-05],[0.8,0.7,0.4],'LineStyle','none')

fill([1.56716417910448E-05 1.56716417910448E-05 1.60199004975124E-05 1.60199004975124E-05],[4.21393034825871E-05 4.24875621890547E-05 4.24875621890547E-05 4.21393034825871E-05],[0.8,0.7,0.4],'LineStyle','none')

fill([4.35323383084577E-05 4.35323383084577E-05 4.38805970149254E-05 4.38805970149254E-05],[4.21393034825871E-05 4.24875621890547E-05 4.24875621890547E-05 4.21393034825871E-05],[0.8,0.7,0.4],'LineStyle','none')

fill([1.60199004975124E-05 1.60199004975124E-05 1.63681592039801E-05 1.63681592039801E-05],[4.24875621890547E-05 4.28358208955224E-05 4.28358208955224E-05 4.24875621890547E-05],[0.8,0.7,0.4],'LineStyle','none')

fill([4.318407960199E-05 4.318407960199E-05 4.35323383084577E-05 4.35323383084577E-05],[4.24875621890547E-05 4.28358208955224E-05 4.28358208955224E-05 4.24875621890547E-05],[0.8,0.7,0.4],'LineStyle','none')

fill([1.60199004975124E-05 1.60199004975124E-05 1.63681592039801E-05 1.63681592039801E-05],[4.28358208955224E-05 4.318407960199E-05 4.318407960199E-05 4.28358208955224E-05],[0.8,0.7,0.4],'LineStyle','none')

fill([4.318407960199E-05 4.318407960199E-05 4.35323383084577E-05 4.35323383084577E-05],[4.28358208955224E-05 4.318407960199E-05 4.318407960199E-05 4.28358208955224E-05],[0.8,0.7,0.4],'LineStyle','none')

fill([1.63681592039801E-05 1.63681592039801E-05 1.67164179104478E-05 1.67164179104478E-05],[4.318407960199E-05 4.35323383084577E-05 4.35323383084577E-05 4.318407960199E-05],[0.8,0.7,0.4],'LineStyle','none')

fill([4.28358208955224E-05 4.28358208955224E-05 4.318407960199E-05 4.318407960199E-05],[4.318407960199E-05 4.35323383084577E-05 4.35323383084577E-05 4.318407960199E-05],[0.8,0.7,0.4],'LineStyle','none')

fill([1.67164179104478E-05 1.67164179104478E-05 1.70646766169154E-05 1.70646766169154E-05],[4.35323383084577E-05 4.38805970149254E-05 4.38805970149254E-05 4.35323383084577E-05],[0.8,0.7,0.4],'LineStyle','none')

fill([4.28358208955224E-05 4.28358208955224E-05 4.318407960199E-05 4.318407960199E-05],[4.35323383084577E-05 4.38805970149254E-05 4.38805970149254E-05 4.35323383084577E-05],[0.8,0.7,0.4],'LineStyle','none')

fill([1.67164179104478E-05 1.67164179104478E-05 1.70646766169154E-05 1.70646766169154E-05],[4.38805970149254E-05 4.4228855721393E-05 4.4228855721393E-05 4.38805970149254E-05],[0.8,0.7,0.4],'LineStyle','none')

fill([1.70646766169154E-05 1.70646766169154E-05 1.74129353233831E-05 1.74129353233831E-05],[4.38805970149254E-05 4.4228855721393E-05 4.4228855721393E-05 4.38805970149254E-05],[0.8,0.7,0.4],'LineStyle','none')

fill([4.24875621890547E-05 4.24875621890547E-05 4.28358208955224E-05 4.28358208955224E-05],[4.38805970149254E-05 4.4228855721393E-05 4.4228855721393E-05 4.38805970149254E-05],[0.8,0.7,0.4],'LineStyle','none')

fill([1.70646766169154E-05 1.70646766169154E-05 1.74129353233831E-05 1.74129353233831E-05],[4.4228855721393E-05 4.45771144278607E-05 4.45771144278607E-05 4.4228855721393E-05],[0.8,0.7,0.4],'LineStyle','none')

fill([4.21393034825871E-05 4.21393034825871E-05 4.24875621890547E-05 4.24875621890547E-05],[4.4228855721393E-05 4.45771144278607E-05 4.45771144278607E-05 4.4228855721393E-05],[0.8,0.7,0.4],'LineStyle','none')

fill([1.74129353233831E-05 1.74129353233831E-05 1.77611940298507E-05 1.77611940298507E-05],[4.45771144278607E-05 4.49253731343284E-05 4.49253731343284E-05 4.45771144278607E-05],[0.8,0.7,0.4],'LineStyle','none')

fill([4.17910447761194E-05 4.17910447761194E-05 4.21393034825871E-05 4.21393034825871E-05],[4.45771144278607E-05 4.49253731343284E-05 4.49253731343284E-05 4.45771144278607E-05],[0.8,0.7,0.4],'LineStyle','none')

fill([1.77611940298507E-05 1.77611940298507E-05 1.81094527363184E-05 1.81094527363184E-05],[4.49253731343284E-05 4.5273631840796E-05 4.5273631840796E-05 4.49253731343284E-05],[0.8,0.7,0.4],'LineStyle','none')

fill([4.14427860696517E-05 4.14427860696517E-05 4.17910447761194E-05 4.17910447761194E-05],[4.49253731343284E-05 4.5273631840796E-05 4.5273631840796E-05 4.49253731343284E-05],[0.8,0.7,0.4],'LineStyle','none')

fill([1.81094527363184E-05 1.81094527363184E-05 1.84577114427861E-05 1.84577114427861E-05],[4.5273631840796E-05 4.56218905472637E-05 4.56218905472637E-05 4.5273631840796E-05],[0.8,0.7,0.4],'LineStyle','none')

fill([4.10945273631841E-05 4.10945273631841E-05 4.14427860696517E-05 4.14427860696517E-05],[4.5273631840796E-05 4.56218905472637E-05 4.56218905472637E-05 4.5273631840796E-05],[0.8,0.7,0.4],'LineStyle','none')

fill([1.84577114427861E-05 1.84577114427861E-05 1.88059701492537E-05 1.88059701492537E-05],[4.56218905472637E-05 4.59701492537313E-05 4.59701492537313E-05 4.56218905472637E-05],[0.8,0.7,0.4],'LineStyle','none')

fill([4.07462686567164E-05 4.07462686567164E-05 4.10945273631841E-05 4.10945273631841E-05],[4.56218905472637E-05 4.59701492537313E-05 4.59701492537313E-05 4.56218905472637E-05],[0.8,0.7,0.4],'LineStyle','none')

fill([1.88059701492537E-05 1.88059701492537E-05 1.91542288557214E-05 1.91542288557214E-05],[4.59701492537313E-05 4.6318407960199E-05 4.6318407960199E-05 4.59701492537313E-05],[0.8,0.7,0.4],'LineStyle','none')

fill([4.03980099502488E-05 4.03980099502488E-05 4.07462686567164E-05 4.07462686567164E-05],[4.59701492537313E-05 4.6318407960199E-05 4.6318407960199E-05 4.59701492537313E-05],[0.8,0.7,0.4],'LineStyle','none')

fill([4.07462686567164E-05 4.07462686567164E-05 4.10945273631841E-05 4.10945273631841E-05],[4.59701492537313E-05 4.6318407960199E-05 4.6318407960199E-05 4.59701492537313E-05],[0.8,0.7,0.4],'LineStyle','none')

fill([1.91542288557214E-05 1.91542288557214E-05 1.95024875621891E-05 1.95024875621891E-05],[4.6318407960199E-05 4.66666666666667E-05 4.66666666666667E-05 4.6318407960199E-05],[0.8,0.7,0.4],'LineStyle','none')

fill([4.00497512437811E-05 4.00497512437811E-05 4.03980099502488E-05 4.03980099502488E-05],[4.6318407960199E-05 4.66666666666667E-05 4.66666666666667E-05 4.6318407960199E-05],[0.8,0.7,0.4],'LineStyle','none')

fill([1.95024875621891E-05 1.95024875621891E-05 1.98507462686567E-05 1.98507462686567E-05],[4.66666666666667E-05 4.70149253731343E-05 4.70149253731343E-05 4.66666666666667E-05],[0.8,0.7,0.4],'LineStyle','none')

fill([3.97014925373134E-05 3.97014925373134E-05 4.00497512437811E-05 4.00497512437811E-05],[4.66666666666667E-05 4.70149253731343E-05 4.70149253731343E-05 4.66666666666667E-05],[0.8,0.7,0.4],'LineStyle','none')

fill([1.98507462686567E-05 1.98507462686567E-05 2.01990049751244E-05 2.01990049751244E-05],[4.70149253731343E-05 4.7363184079602E-05 4.7363184079602E-05 4.70149253731343E-05],[0.8,0.7,0.4],'LineStyle','none')

fill([2.01990049751244E-05 2.01990049751244E-05 2.0547263681592E-05 2.0547263681592E-05],[4.70149253731343E-05 4.7363184079602E-05 4.7363184079602E-05 4.70149253731343E-05],[0.8,0.7,0.4],'LineStyle','none')

fill([3.93532338308458E-05 3.93532338308458E-05 3.97014925373134E-05 3.97014925373134E-05],[4.70149253731343E-05 4.7363184079602E-05 4.7363184079602E-05 4.70149253731343E-05],[0.8,0.7,0.4],'LineStyle','none')

fill([2.0547263681592E-05 2.0547263681592E-05 2.08955223880597E-05 2.08955223880597E-05],[4.7363184079602E-05 4.77114427860696E-05 4.77114427860696E-05 4.7363184079602E-05],[0.8,0.7,0.4],'LineStyle','none')

fill([3.86567164179104E-05 3.86567164179104E-05 3.90049751243781E-05 3.90049751243781E-05],[4.7363184079602E-05 4.77114427860696E-05 4.77114427860696E-05 4.7363184079602E-05],[0.8,0.7,0.4],'LineStyle','none')

fill([3.90049751243781E-05 3.90049751243781E-05 3.93532338308458E-05 3.93532338308458E-05],[4.7363184079602E-05 4.77114427860696E-05 4.77114427860696E-05 4.7363184079602E-05],[0.8,0.7,0.4],'LineStyle','none')

fill([2.08955223880597E-05 2.08955223880597E-05 2.12437810945274E-05 2.12437810945274E-05],[4.77114427860696E-05 4.80597014925373E-05 4.80597014925373E-05 4.77114427860696E-05],[0.8,0.7,0.4],'LineStyle','none')

fill([2.12437810945274E-05 2.12437810945274E-05 2.1592039800995E-05 2.1592039800995E-05],[4.77114427860696E-05 4.80597014925373E-05 4.80597014925373E-05 4.77114427860696E-05],[0.8,0.7,0.4],'LineStyle','none')

fill([3.83084577114428E-05 3.83084577114428E-05 3.86567164179104E-05 3.86567164179104E-05],[4.77114427860696E-05 4.80597014925373E-05 4.80597014925373E-05 4.77114427860696E-05],[0.8,0.7,0.4],'LineStyle','none')

fill([2.1592039800995E-05 2.1592039800995E-05 2.19402985074627E-05 2.19402985074627E-05],[4.80597014925373E-05 4.8407960199005E-05 4.8407960199005E-05 4.80597014925373E-05],[0.8,0.7,0.4],'LineStyle','none')

fill([2.19402985074627E-05 2.19402985074627E-05 2.22885572139303E-05 2.22885572139303E-05],[4.80597014925373E-05 4.8407960199005E-05 4.8407960199005E-05 4.80597014925373E-05],[0.8,0.7,0.4],'LineStyle','none')

fill([3.76119402985075E-05 3.76119402985075E-05 3.79601990049751E-05 3.79601990049751E-05],[4.80597014925373E-05 4.8407960199005E-05 4.8407960199005E-05 4.80597014925373E-05],[0.8,0.7,0.4],'LineStyle','none')

fill([3.79601990049751E-05 3.79601990049751E-05 3.83084577114428E-05 3.83084577114428E-05],[4.80597014925373E-05 4.8407960199005E-05 4.8407960199005E-05 4.80597014925373E-05],[0.8,0.7,0.4],'LineStyle','none')

fill([2.22885572139303E-05 2.22885572139303E-05 2.2636815920398E-05 2.2636815920398E-05],[4.8407960199005E-05 4.87562189054726E-05 4.87562189054726E-05 4.8407960199005E-05],[0.8,0.7,0.4],'LineStyle','none')

fill([2.2636815920398E-05 2.2636815920398E-05 2.29850746268657E-05 2.29850746268657E-05],[4.8407960199005E-05 4.87562189054726E-05 4.87562189054726E-05 4.8407960199005E-05],[0.8,0.7,0.4],'LineStyle','none')

fill([3.69154228855721E-05 3.69154228855721E-05 3.72636815920398E-05 3.72636815920398E-05],[4.8407960199005E-05 4.87562189054726E-05 4.87562189054726E-05 4.8407960199005E-05],[0.8,0.7,0.4],'LineStyle','none')

fill([3.72636815920398E-05 3.72636815920398E-05 3.76119402985075E-05 3.76119402985075E-05],[4.8407960199005E-05 4.87562189054726E-05 4.87562189054726E-05 4.8407960199005E-05],[0.8,0.7,0.4],'LineStyle','none')

fill([2.29850746268657E-05 2.29850746268657E-05 2.33333333333333E-05 2.33333333333333E-05],[4.87562189054726E-05 4.91044776119403E-05 4.91044776119403E-05 4.87562189054726E-05],[0.8,0.7,0.4],'LineStyle','none')

fill([2.33333333333333E-05 2.33333333333333E-05 2.3681592039801E-05 2.3681592039801E-05],[4.87562189054726E-05 4.91044776119403E-05 4.91044776119403E-05 4.87562189054726E-05],[0.8,0.7,0.4],'LineStyle','none')

fill([3.62189054726368E-05 3.62189054726368E-05 3.65671641791045E-05 3.65671641791045E-05],[4.87562189054726E-05 4.91044776119403E-05 4.91044776119403E-05 4.87562189054726E-05],[0.8,0.7,0.4],'LineStyle','none')

fill([3.65671641791045E-05 3.65671641791045E-05 3.69154228855721E-05 3.69154228855721E-05],[4.87562189054726E-05 4.91044776119403E-05 4.91044776119403E-05 4.87562189054726E-05],[0.8,0.7,0.4],'LineStyle','none')

fill([2.3681592039801E-05 2.3681592039801E-05 2.40298507462687E-05 2.40298507462687E-05],[4.91044776119403E-05 4.9452736318408E-05 4.9452736318408E-05 4.91044776119403E-05],[0.8,0.7,0.4],'LineStyle','none')

fill([2.40298507462687E-05 2.40298507462687E-05 2.43781094527363E-05 2.43781094527363E-05],[4.91044776119403E-05 4.9452736318408E-05 4.9452736318408E-05 4.91044776119403E-05],[0.8,0.7,0.4],'LineStyle','none')

fill([2.43781094527363E-05 2.43781094527363E-05 2.4726368159204E-05 2.4726368159204E-05],[4.91044776119403E-05 4.9452736318408E-05 4.9452736318408E-05 4.91044776119403E-05],[0.8,0.7,0.4],'LineStyle','none')

fill([3.55223880597015E-05 3.55223880597015E-05 3.58706467661692E-05 3.58706467661692E-05],[4.91044776119403E-05 4.9452736318408E-05 4.9452736318408E-05 4.91044776119403E-05],[0.8,0.7,0.4],'LineStyle','none')

fill([3.58706467661692E-05 3.58706467661692E-05 3.62189054726368E-05 3.62189054726368E-05],[4.91044776119403E-05 4.9452736318408E-05 4.9452736318408E-05 4.91044776119403E-05],[0.8,0.7,0.4],'LineStyle','none')

fill([2.4726368159204E-05 2.4726368159204E-05 2.50746268656716E-05 2.50746268656716E-05],[4.9452736318408E-05 4.98009950248756E-05 4.98009950248756E-05 4.9452736318408E-05],[0.8,0.7,0.4],'LineStyle','none')

fill([2.50746268656716E-05 2.50746268656716E-05 2.54228855721393E-05 2.54228855721393E-05],[4.9452736318408E-05 4.98009950248756E-05 4.98009950248756E-05 4.9452736318408E-05],[0.8,0.7,0.4],'LineStyle','none')

fill([2.54228855721393E-05 2.54228855721393E-05 2.5771144278607E-05 2.5771144278607E-05],[4.9452736318408E-05 4.98009950248756E-05 4.98009950248756E-05 4.9452736318408E-05],[0.8,0.7,0.4],'LineStyle','none')

fill([3.41293532338308E-05 3.41293532338308E-05 3.44776119402985E-05 3.44776119402985E-05],[4.9452736318408E-05 4.98009950248756E-05 4.98009950248756E-05 4.9452736318408E-05],[0.8,0.7,0.4],'LineStyle','none')

fill([3.44776119402985E-05 3.44776119402985E-05 3.48258706467662E-05 3.48258706467662E-05],[4.9452736318408E-05 4.98009950248756E-05 4.98009950248756E-05 4.9452736318408E-05],[0.8,0.7,0.4],'LineStyle','none')

fill([3.48258706467662E-05 3.48258706467662E-05 3.51741293532338E-05 3.51741293532338E-05],[4.9452736318408E-05 4.98009950248756E-05 4.98009950248756E-05 4.9452736318408E-05],[0.8,0.7,0.4],'LineStyle','none')

fill([3.51741293532338E-05 3.51741293532338E-05 3.55223880597015E-05 3.55223880597015E-05],[4.9452736318408E-05 4.98009950248756E-05 4.98009950248756E-05 4.9452736318408E-05],[0.8,0.7,0.4],'LineStyle','none')

fill([2.5771144278607E-05 2.5771144278607E-05 2.61194029850746E-05 2.61194029850746E-05],[4.98009950248756E-05 5.01492537313433E-05 5.01492537313433E-05 4.98009950248756E-05],[0.8,0.7,0.4],'LineStyle','none')

fill([2.61194029850746E-05 2.61194029850746E-05 2.64676616915423E-05 2.64676616915423E-05],[4.98009950248756E-05 5.01492537313433E-05 5.01492537313433E-05 4.98009950248756E-05],[0.8,0.7,0.4],'LineStyle','none')

fill([2.64676616915423E-05 2.64676616915423E-05 2.68159203980099E-05 2.68159203980099E-05],[4.98009950248756E-05 5.01492537313433E-05 5.01492537313433E-05 4.98009950248756E-05],[0.8,0.7,0.4],'LineStyle','none')

fill([2.68159203980099E-05 2.68159203980099E-05 2.71641791044776E-05 2.71641791044776E-05],[4.98009950248756E-05 5.01492537313433E-05 5.01492537313433E-05 4.98009950248756E-05],[0.8,0.7,0.4],'LineStyle','none')

fill([3.27363184079602E-05 3.27363184079602E-05 3.30845771144279E-05 3.30845771144279E-05],[4.98009950248756E-05 5.01492537313433E-05 5.01492537313433E-05 4.98009950248756E-05],[0.8,0.7,0.4],'LineStyle','none')

fill([3.30845771144279E-05 3.30845771144279E-05 3.34328358208955E-05 3.34328358208955E-05],[4.98009950248756E-05 5.01492537313433E-05 5.01492537313433E-05 4.98009950248756E-05],[0.8,0.7,0.4],'LineStyle','none')

fill([3.34328358208955E-05 3.34328358208955E-05 3.37810945273632E-05 3.37810945273632E-05],[4.98009950248756E-05 5.01492537313433E-05 5.01492537313433E-05 4.98009950248756E-05],[0.8,0.7,0.4],'LineStyle','none')

fill([3.37810945273632E-05 3.37810945273632E-05 3.41293532338308E-05 3.41293532338308E-05],[4.98009950248756E-05 5.01492537313433E-05 5.01492537313433E-05 4.98009950248756E-05],[0.8,0.7,0.4],'LineStyle','none')

fill([2.71641791044776E-05 2.71641791044776E-05 2.75124378109453E-05 2.75124378109453E-05],[5.01492537313433E-05 5.04975124378109E-05 5.04975124378109E-05 5.01492537313433E-05],[0.8,0.7,0.4],'LineStyle','none')

fill([2.75124378109453E-05 2.75124378109453E-05 2.78606965174129E-05 2.78606965174129E-05],[5.01492537313433E-05 5.04975124378109E-05 5.04975124378109E-05 5.01492537313433E-05],[0.8,0.7,0.4],'LineStyle','none')

fill([2.78606965174129E-05 2.78606965174129E-05 2.82089552238806E-05 2.82089552238806E-05],[5.01492537313433E-05 5.04975124378109E-05 5.04975124378109E-05 5.01492537313433E-05],[0.8,0.7,0.4],'LineStyle','none')

fill([2.82089552238806E-05 2.82089552238806E-05 2.85572139303483E-05 2.85572139303483E-05],[5.01492537313433E-05 5.04975124378109E-05 5.04975124378109E-05 5.01492537313433E-05],[0.8,0.7,0.4],'LineStyle','none')

fill([2.85572139303483E-05 2.85572139303483E-05 2.89054726368159E-05 2.89054726368159E-05],[5.01492537313433E-05 5.04975124378109E-05 5.04975124378109E-05 5.01492537313433E-05],[0.8,0.7,0.4],'LineStyle','none')

fill([2.89054726368159E-05 2.89054726368159E-05 2.92537313432836E-05 2.92537313432836E-05],[5.01492537313433E-05 5.04975124378109E-05 5.04975124378109E-05 5.01492537313433E-05],[0.8,0.7,0.4],'LineStyle','none')

fill([2.92537313432836E-05 2.92537313432836E-05 2.96019900497512E-05 2.96019900497512E-05],[5.01492537313433E-05 5.04975124378109E-05 5.04975124378109E-05 5.01492537313433E-05],[0.8,0.7,0.4],'LineStyle','none')

fill([2.96019900497512E-05 2.96019900497512E-05 2.99502487562189E-05 2.99502487562189E-05],[5.01492537313433E-05 5.04975124378109E-05 5.04975124378109E-05 5.01492537313433E-05],[0.8,0.7,0.4],'LineStyle','none')

fill([2.99502487562189E-05 2.99502487562189E-05 3.02985074626866E-05 3.02985074626866E-05],[5.01492537313433E-05 5.04975124378109E-05 5.04975124378109E-05 5.01492537313433E-05],[0.8,0.7,0.4],'LineStyle','none')

fill([3.02985074626866E-05 3.02985074626866E-05 3.06467661691542E-05 3.06467661691542E-05],[5.01492537313433E-05 5.04975124378109E-05 5.04975124378109E-05 5.01492537313433E-05],[0.8,0.7,0.4],'LineStyle','none')

fill([3.06467661691542E-05 3.06467661691542E-05 3.09950248756219E-05 3.09950248756219E-05],[5.01492537313433E-05 5.04975124378109E-05 5.04975124378109E-05 5.01492537313433E-05],[0.8,0.7,0.4],'LineStyle','none')

fill([3.09950248756219E-05 3.09950248756219E-05 3.13432835820895E-05 3.13432835820895E-05],[5.01492537313433E-05 5.04975124378109E-05 5.04975124378109E-05 5.01492537313433E-05],[0.8,0.7,0.4],'LineStyle','none')

fill([3.13432835820895E-05 3.13432835820895E-05 3.16915422885572E-05 3.16915422885572E-05],[5.01492537313433E-05 5.04975124378109E-05 5.04975124378109E-05 5.01492537313433E-05],[0.8,0.7,0.4],'LineStyle','none')

fill([3.16915422885572E-05 3.16915422885572E-05 3.20398009950249E-05 3.20398009950249E-05],[5.01492537313433E-05 5.04975124378109E-05 5.04975124378109E-05 5.01492537313433E-05],[0.8,0.7,0.4],'LineStyle','none')

fill([3.20398009950249E-05 3.20398009950249E-05 3.23880597014925E-05 3.23880597014925E-05],[5.01492537313433E-05 5.04975124378109E-05 5.04975124378109E-05 5.01492537313433E-05],[0.8,0.7,0.4],'LineStyle','none')

fill([3.23880597014925E-05 3.23880597014925E-05 3.27363184079602E-05 3.27363184079602E-05],[5.01492537313433E-05 5.04975124378109E-05 5.04975124378109E-05 5.01492537313433E-05],[0.8,0.7,0.4],'LineStyle','none')
